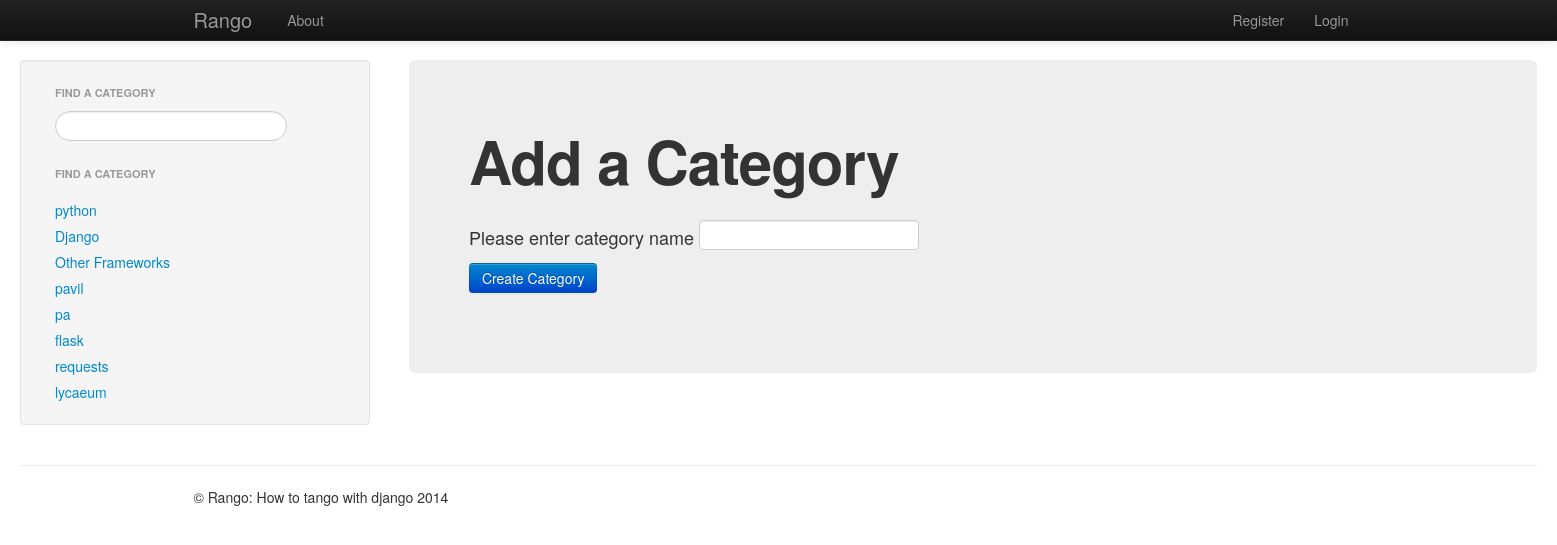
Screenshot of /rango/add_category/ with the database file from the repository.
### rango/models.py (models this page shows)
class Category(models.Model):
    name = models.CharField(max_length=128, unique=True)
    views = models.IntegerField(default=0)
    likes = models.IntegerField(default=0)
    def __unicode__(self):
        return self.name

### rango/views.py (the view)
def add_category(request):
    context = RequestContext(request)
    if request.method == 'POST':
        form = CategoryForms(request.POST)
        if form.is_valid():
            form.save(commit=True)
            return index(request)
        else:
            print form.errors
    else:
        form = CategoryForms()
    cat_list = get_category_list()
    return render_to_response('rango/add_category.html', {'form': form, 'cat_list' : cat_list}, context)

### rango/forms.py
class CategoryForms(forms.ModelForm):
    name = forms.CharField(max_length=128, help_text="Please enter category name")
    views = forms.IntegerField(widget=forms.HiddenInput(), initial=0)
    likes = forms.IntegerField(widget=forms.HiddenInput(), initial=0)
    class Meta:
        model = Category
        fields = ('name', 'views', 'likes')

### rango/views.py (called while the page is built)
def get_category_list(max_results =0, starts_with=''):
    cat_list=[]
    if starts_with:
        cat_list = Category.objects.filter(name__istartswith=starts_with)
    else:
        cat_list = Category.objects.all()
    if max_results > 0:
        if len(cat_list) > max_results:
            cat_list = cat_list[:max_results]
    for category in cat_list:
        category.url = category.name.replace(" ", "_")
    print cat_list
    return cat_list

### templates/rango/add_category.html (shortened to what this page needs)
{% extends 'rango/base.html' %}
{% block body_block %}
<div class="hero-unit">
    <h1>Add a Category</h1>
	<br/>
    <div class="container">
        <form class="span6" id="category_form" method="post" action="/rango/add_category/">
	    {% for field in form.visible_fields %}
		{{ field.help_text }}
		{{ field }}
	    {% endfor %}
        <br/>
	    <button class="btn btn-primary" type= "submit" name = "submit">Create Category</button>
	</form>
  </div>
  {% endblock %}

### templates/rango/category_list.html
        <h1 class="nav-header">Find a category</h1>
        <ul class="nav nav-list">
        {%if cat_list%}
            {% for category in cat_list %}
                <li><a href="/rango/category/{{ category.url }}">{{ category.name }}</a></li>
            {% endfor%}
        </ul>
        {% else %}
                <li>No categories at present</li>
        {% endif %}

### rows the page displays
Category: name "python"
Category: name "Django"
Category: name "Other Frameworks"
Category: name "pavil"
Category: name "pa"
Category: name "flask"
Category: name "requests"
Category: name "lycaeum"

### other values shown
{{ field.help_text }} "Please enter category name"
